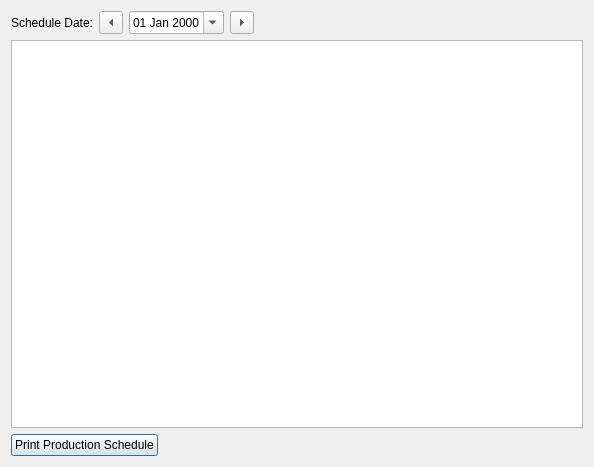
<?xml version="1.0" encoding="UTF-8"?>
<ui version="4.0">
 <class>ViewSchedule</class>
 <widget class="QDialog" name="ViewSchedule">
  <property name="geometry">
   <rect>
    <x>0</x>
    <y>0</y>
    <width>594</width>
    <height>467</height>
   </rect>
  </property>
  <property name="windowTitle">
   <string>Production Schedule</string>
  </property>
  <layout class="QVBoxLayout" name="verticalLayout">
   <item>
    <layout class="QHBoxLayout" name="horizontalLayout">
     <item>
      <widget class="QLabel" name="label">
       <property name="text">
        <string>Schedule Date:</string>
       </property>
      </widget>
     </item>
     <item>
      <widget class="QToolButton" name="cmdPreviousDate">
       <property name="text">
        <string>...</string>
       </property>
       <property name="arrowType">
        <enum>Qt::LeftArrow</enum>
       </property>
      </widget>
     </item>
     <item>
      <widget class="QDateEdit" name="dtpDate">
       <property name="displayFormat">
        <string>dd MMM yyyy</string>
       </property>
       <property name="calendarPopup">
        <bool>true</bool>
       </property>
      </widget>
     </item>
     <item>
      <widget class="QToolButton" name="cmdNextDate">
       <property name="text">
        <string>...</string>
       </property>
       <property name="arrowType">
        <enum>Qt::RightArrow</enum>
       </property>
      </widget>
     </item>
     <item>
      <spacer name="horizontalSpacer">
       <property name="orientation">
        <enum>Qt::Horizontal</enum>
       </property>
       <property name="sizeHint" stdset="0">
        <size>
         <width>40</width>
         <height>20</height>
        </size>
       </property>
      </spacer>
     </item>
    </layout>
   </item>
   <item>
    <widget class="CustomQueryView" name="lstSchedule"/>
   </item>
   <item>
    <layout class="QHBoxLayout" name="horizontalLayout_2">
     <item>
      <widget class="QPushButton" name="cmdPrintProductionSchedule">
       <property name="text">
        <string>Print Production Schedule</string>
       </property>
      </widget>
     </item>
     <item>
      <spacer name="horizontalSpacer_2">
       <property name="orientation">
        <enum>Qt::Horizontal</enum>
       </property>
       <property name="sizeHint" stdset="0">
        <size>
         <width>40</width>
         <height>20</height>
        </size>
       </property>
      </spacer>
     </item>
    </layout>
   </item>
  </layout>
 </widget>
 <customwidgets>
  <customwidget>
   <class>CustomQueryView</class>
   <extends>QTreeView</extends>
   <header>customqueryview.h</header>
  </customwidget>
 </customwidgets>
 <resources/>
 <connections/>
</ui>
